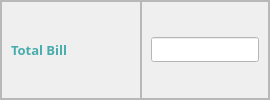
                     <widget class="QFrame" name="frame_8">
                      <property name="frameShape">
                       <enum>QFrame::StyledPanel</enum>
                      </property>
                      <property name="frameShadow">
                       <enum>QFrame::Raised</enum>
                      </property>
                      <layout class="QHBoxLayout" name="horizontalLayout_11">
                       <property name="spacing">
                        <number>0</number>
                       </property>
                       <property name="leftMargin">
                        <number>0</number>
                       </property>
                       <property name="topMargin">
                        <number>0</number>
                       </property>
                       <property name="rightMargin">
                        <number>0</number>
                       </property>
                       <property name="bottomMargin">
                        <number>0</number>
                       </property>
                       <item>
                        <widget class="QFrame" name="frame_20">
                         <property name="minimumSize">
                          <size>
                           <width>140</width>
                           <height>0</height>
                          </size>
                         </property>
                         <property name="frameShape">
                          <enum>QFrame::StyledPanel</enum>
                         </property>
                         <property name="frameShadow">
                          <enum>QFrame::Raised</enum>
                         </property>
                         <layout class="QHBoxLayout" name="horizontalLayout_12">
                          <item>
                           <widget class="QLabel" name="label_71">
                            <property name="minimumSize">
                             <size>
                              <width>0</width>
                              <height>0</height>
                             </size>
                            </property>
                            <property name="maximumSize">
                             <size>
                              <width>120</width>
                              <height>20</height>
                             </size>
                            </property>
                            <property name="font">
                             <font>
                              <family>Century Gothic</family>
                              <pointsize>10</pointsize>
                              <weight>75</weight>
                              <bold>true</bold>
                             </font>
                            </property>
                            <property name="styleSheet">
                             <string notr="true">color:#48ACAC</string>
                            </property>
                            <property name="text">
                             <string>Total Bill</string>
                            </property>
                           </widget>
                          </item>
                         </layout>
                        </widget>
                       </item>
                       <item>
                        <widget class="QFrame" name="frame_23">
                         <property name="frameShape">
                          <enum>QFrame::StyledPanel</enum>
                         </property>
                         <property name="frameShadow">
                          <enum>QFrame::Raised</enum>
                         </property>
                         <layout class="QHBoxLayout" name="horizontalLayout_13">
                          <item>
                           <widget class="QLineEdit" name="txtbxDisplayBill">
                            <property name="minimumSize">
                             <size>
                              <width>0</width>
                              <height>25</height>
                             </size>
                            </property>
                            <property name="styleSheet">
                             <string notr="true">background-color: rgb(255, 255, 255);</string>
                            </property>
                           </widget>
                          </item>
                         </layout>
                        </widget>
                       </item>
                      </layout>
                     </widget>
